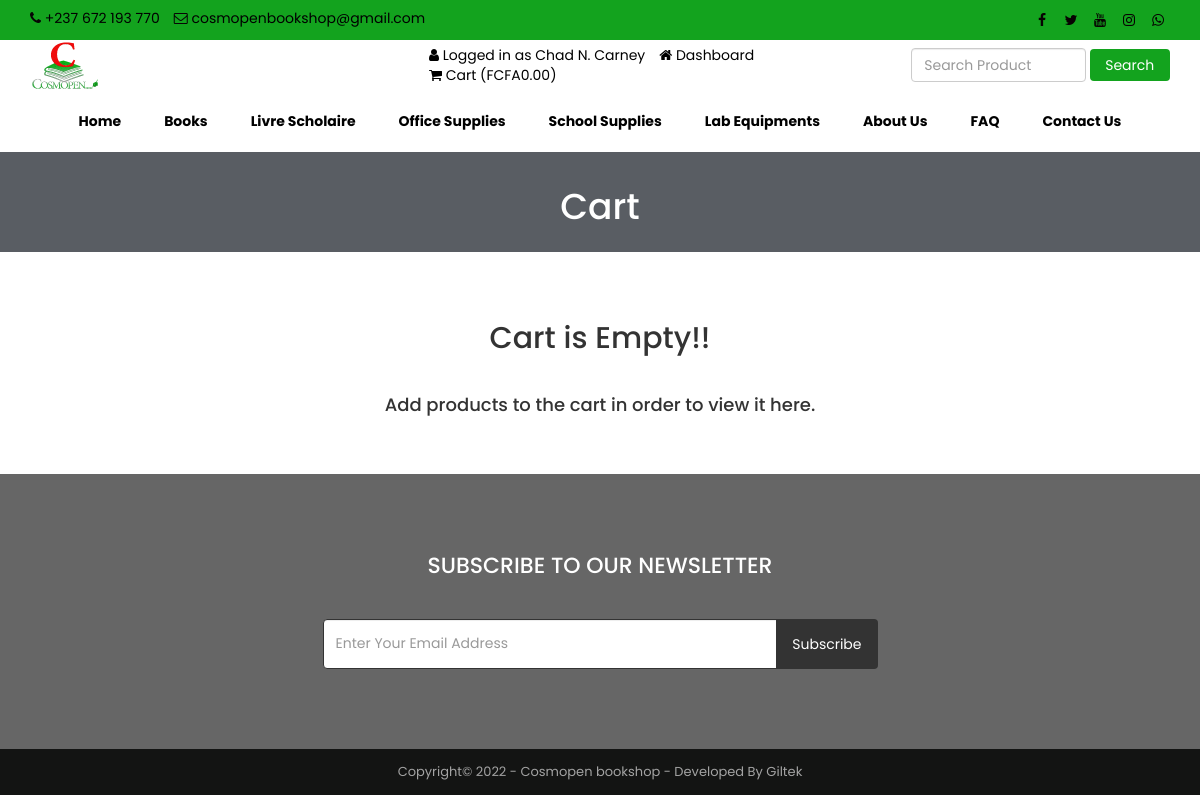
Page /cart.php (signed in) on the committed database.
### tables this page shows
CREATE TABLE `tbl_settings` (
  `id` int(11) NOT NULL,
  `logo` varchar(100) NOT NULL,
  `favicon` varchar(100) NOT NULL,
  `footer_about` text NOT NULL,
  `footer_copyright` text NOT NULL,
  `contact_address` text NOT NULL,
  `contact_email` varchar(100) NOT NULL,
  `contact_phone` varchar(100) NOT NULL,
  `contact_fax` varchar(100) NOT NULL,
  `contact_map_iframe` text NOT NULL,
  `receive_email` varchar(100) NOT NULL,
  `receive_email_subject` varchar(100) NOT NULL,
  `receive_email_thank_you_message` text NOT NULL,
  `forget_password_message` text NOT NULL,
  `total_recent_post_footer` int(10) NOT NULL,
  `total_popular_post_footer` int(10) NOT NULL,
  `total_recent_post_sidebar` int(11) NOT NULL,
  `total_popular_post_sidebar` int(11) NOT NULL,
  `total_featured_product_home` int(11) NOT NULL,
  `total_latest_product_home` int(11) NOT NULL,
  `total_popular_product_home` int(11) NOT NULL,
  `meta_title_home` text NOT NULL,
  `meta_keyword_home` text NOT NULL,
  `meta_description_home` text NOT NULL,
  `banner_login` varchar(100) NOT NULL,
  `banner_registration` varchar(100) NOT NULL,
  `banner_forget_password` varchar(100) NOT NULL,
  `banner_reset_password` varchar(100) NOT NULL,
  `banner_search` varchar(100) NOT NULL,
  `banner_cart` varchar(100) NOT NULL,
  `banner_checkout` varchar(100) NOT NULL,
  `banner_product_category` varchar(100) NOT NULL,
  `banner_blog` varchar(100) NOT NULL,
  `cta_title` varchar(100) NOT NULL,
  `cta_content` text NOT NULL,
  `cta_read_more_text` varchar(100) NOT NULL,
  `cta_read_more_url` varchar(100) NOT NULL,
  `cta_photo` varchar(100) NOT NULL,
  `featured_product_title` varchar(100) NOT NULL,
  `featured_product_subtitle` varchar(100) NOT NULL,
  `latest_product_title` varchar(100) NOT NULL,
  `latest_product_subtitle` varchar(100) NOT NULL,
  `popular_product_title` varchar(100) NOT NULL,
  `popular_product_subtitle` varchar(100) NOT NULL,
  `testimonial_title` varchar(100) NOT NULL,
  `testimonial_subtitle` varchar(100) NOT NULL,
  `testimonial_photo` varchar(100) NOT NULL,
  `blog_title` text NOT NULL,
  `blog_subtitle` varchar(100) NOT NULL,
  `newsletter_text` text NOT NULL,
  `paypal_email` varchar(100) NOT NULL,
  `stripe_public_key` varchar(100) NOT NULL,
  `stripe_secret_key` varchar(100) NOT NULL,
  `bank_detail` text NOT NULL,
  `before_head` text NOT NULL,
  `after_body` text NOT NULL,
  `before_body` text NOT NULL,
  `home_service_on_off` int(11) NOT NULL,
  `home_welcome_on_off` int(11) NOT NULL,
  `home_featured_product_on_off` int(11) NOT NULL,
  `home_latest_product_on_off` int(11) NOT NULL,
  `home_popular_product_on_off` int(11) NOT NULL,
  `home_testimonial_on_off` int(11) NOT NULL,
  `home_blog_on_off` int(11) NOT NULL,
  `newsletter_on_off` int(11) NOT NULL,
  `ads_above_welcome_on_off` int(1) NOT NULL,
  `ads_above_featured_product_on_off` int(1) NOT NULL,
  `ads_above_latest_product_on_off` int(1) NOT NULL,
  `ads_above_popular_product_on_off` int(1) NOT NULL,
  `ads_above_testimonial_on_off` int(1) NOT NULL,
  `ads_category_sidebar_on_off` int(1) NOT NULL
);

CREATE TABLE `tbl_social` (
  `social_id` int(11) NOT NULL,
  `social_name` varchar(30) NOT NULL,
  `social_url` varchar(255) NOT NULL,
  `social_icon` varchar(30) NOT NULL
);

CREATE TABLE `tbl_top_category` (
  `tcat_id` int(11) NOT NULL,
  `tcat_name` varchar(255) NOT NULL,
  `show_on_menu` int(1) NOT NULL
);

CREATE TABLE `tbl_page` (
  `id` int(11) NOT NULL,
  `about_title` varchar(255) NOT NULL,
  `about_content` text NOT NULL,
  `about_banner` varchar(255) NOT NULL,
  `about_meta_title` varchar(255) NOT NULL,
  `about_meta_keyword` text NOT NULL,
  `about_meta_description` text NOT NULL,
  `faq_title` varchar(255) NOT NULL,
  `faq_banner` varchar(255) NOT NULL,
  `faq_meta_title` varchar(255) NOT NULL,
  `faq_meta_keyword` text NOT NULL,
  `faq_meta_description` text NOT NULL,
  `blog_title` varchar(255) NOT NULL,
  `blog_banner` varchar(255) NOT NULL,
  `blog_meta_title` varchar(255) NOT NULL,
  `blog_meta_keyword` text NOT NULL,
  `blog_meta_description` text NOT NULL,
  `contact_title` varchar(255) NOT NULL,
  `contact_banner` varchar(255) NOT NULL,
  `contact_meta_title` varchar(255) NOT NULL,
  `contact_meta_keyword` text NOT NULL,
  `contact_meta_description` text NOT NULL,
  `pgallery_title` varchar(255) NOT NULL,
  `pgallery_banner` varchar(255) NOT NULL,
  `pgallery_meta_title` varchar(255) NOT NULL,
  `pgallery_meta_keyword` text NOT NULL,
  `pgallery_meta_description` text NOT NULL,
  `vgallery_title` varchar(255) NOT NULL,
  `vgallery_banner` varchar(255) NOT NULL,
  `vgallery_meta_title` varchar(255) NOT NULL,
  `vgallery_meta_keyword` text NOT NULL,
  `vgallery_meta_description` text NOT NULL
);

### cart.php (the view, shortened to what this page needs)
<?php require_once('header.php'); ?>
<?php
$statement = $pdo->prepare("SELECT * FROM tbl_settings WHERE id=1");
$statement->execute();
$result = $statement->fetchAll(PDO::FETCH_ASSOC);
foreach ($result as $row) {
    $banner_cart = $row['banner_cart'];
}
?>
<div class="page-banner" style="background-image: url(assets/uploads/<?php echo $banner_cart; ?>)">
    <div class="overlay"></div>
    <div class="page-banner-inner">
        <h1><?php echo LANG_VALUE_18; ?></h1>
    </div>
</div>
<div class="page">
	<div class="container">
		<div class="row">
			<div class="col-md-12">
                <?php if(!isset($_SESSION['cart_p_id'])): ?>
                    <?php echo '<h2 class="text-center">Cart is Empty!!</h2></br>'; ?>
                    <?php echo '<h4 class="text-center">Add products to the cart in order to view it here.</h4>'; ?>
                <?php endif; ?>
			</div>
		</div>
	</div>
</div>
<?php require_once('footer.php'); ?>

### header.php (shortened to what this page needs)
<?php
include("admin/inc/config.php");
$statement = $pdo->prepare("SELECT * FROM tbl_settings WHERE id=1");
$statement->execute();
$result = $statement->fetchAll(PDO::FETCH_ASSOC);
foreach ($result as $row)
{
	$logo = $row['logo'];
	$contact_email = $row['contact_email'];
	$contact_phone = $row['contact_phone'];
}
?>
<!DOCTYPE html>
<html lang="en">
<head>
	<link rel="stylesheet" href="assets/css/bootstrap.min.css">
	<link rel="stylesheet" href="assets/css/font-awesome.min.css">
	<link rel="stylesheet" href="assets/css/owl.carousel.min.css">
	<link rel="stylesheet" href="assets/css/owl.theme.default.min.css">
	<link rel="stylesheet" href="assets/css/jquery.bxslider.min.css">
    <link rel="stylesheet" href="assets/css/magnific-popup.css">
    <link rel="stylesheet" href="assets/css/rating.css">
	<link rel="stylesheet" href="assets/css/spacing.css">
	<link rel="stylesheet" href="assets/css/bootstrap-touch-slider.css">
	<link rel="stylesheet" href="assets/css/animate.min.css">
	<link rel="stylesheet" href="assets/css/tree-menu.css">
	<link rel="stylesheet" href="assets/css/select2.min.css">
	<link rel="stylesheet" href="assets/css/main.css">
	<link rel="stylesheet" href="assets/css/responsive.css">
	<?php
	$statement = $pdo->prepare("SELECT * FROM tbl_page WHERE id=1");
	$statement->execute();
	$result = $statement->fetchAll(PDO::FETCH_ASSOC);
		?>
</head>
<body>
<div class="top">
	<div class="container">
		<div class="row">
			<div class="col-md-6 col-sm-6 col-xs-12">
				<div class="left">
					<ul>
						<li><i class="fa fa-phone"></i> <?php echo $contact_phone; ?></li>
						<li><i class="fa fa-envelope-o"></i> <?php echo $contact_email; ?></li>
					</ul>
				</div>
			</div>
			<div class="col-md-6 col-sm-6 col-xs-12">
				<div class="right">
					<ul>
						<?php
						$statement = $pdo->prepare("SELECT * FROM tbl_social");
						$statement->execute();
						$result = $statement->fetchAll(PDO::FETCH_ASSOC);
						foreach ($result as $row) {
							?>
							<?php if($row['social_url'] != ''): ?>
							<li><a href="<?php echo $row['social_url']; ?>"><i class="<?php echo $row['social_icon']; ?>"></i></a></li>
							<?php endif; ?>
							<?php
						}
						?>
					</ul>
				</div>
			</div>
		</div>
	</div>
</div>
<div class="header">
	<div class="container">
		<div class="row inner">
			<div class="col-md-4 logo">
				<a href="index.php"><img src="assets/uploads/<?php echo $logo; ?>" alt="logo image"></a>
			</div>
			<div class="col-md-5 right">
				<ul>
					<?php
					if(isset($_SESSION['customer'])) {
						?>
						<li><i class="fa fa-user"></i> <?php echo LANG_VALUE_13; ?> <?php echo $_SESSION['customer']['cust_name']; ?></li>
						<li><a href="dashboard.php"><i class="fa fa-home"></i> <?php echo LANG_VALUE_89; ?></a></li>
						<?php
					} else {
						?>
						<li><a href="login.php"><i class="fa fa-sign-in"></i> <?php echo LANG_VALUE_9; ?></a></li>
						<li><a href="registration.php"><i class="fa fa-user-plus"></i> <?php echo LANG_VALUE_15; ?></a></li>
						<?php
					}
					?>
					<li><a href="cart.php"><i class="fa fa-shopping-cart"></i> <?php echo LANG_VALUE_18; ?> (<?php echo LANG_VALUE_1; ?><?php
					if(isset($_SESSION['cart_p_id'])) {
						$table_total_price = 0;
						$i=0;
	                    foreach($_SESSION['cart_p_qty'] as $key => $value)
	                    {
	                        $i++;
	                        $arr_cart_p_qty[$i] = $value;
	                    }                    $i=0;
	                    foreach($_SESSION['cart_p_current_price'] as $key => $value)
	                    {
	                        $i++;
	                        $arr_cart_p_current_price[$i] = $value;
	                    }
	                    for($i=1;$i<=count($arr_cart_p_qty);$i++) {
	                    	$row_total_price = $arr_cart_p_current_price[$i]*$arr_cart_p_qty[$i];
	                        $table_total_price = $table_total_price + $row_total_price;
	                    }
						echo $table_total_price;
					} else {
						echo '0.00';
					}
					?>)</a></li>
				</ul>
			</div>
			<div class="col-md-3 search-area">
				<form class="navbar-form navbar-left" role="search" action="search-result.php" method="get">
					<div class="form-group">
						<input type="text" class="form-control search-top" placeholder="<?php echo LANG_VALUE_2; ?>" name="search_text">
					</div>
					<button type="submit" class="btn btn-danger"><?php echo LANG_VALUE_3; ?></button>
				</form>
			</div>
		</div>
	</div>
</div>
<div class="nav">
	<div class="container">
		<div class="row">
			<div class="col-md-12 pl_0 pr_0 bg-light text-dark text-center">
				<div class="menu-container " >
					<div class="menu">
						<ul class="menu-1">
							<li><a href="index.php">Home</a></li>
							<?php
							$statement = $pdo->prepare("SELECT * FROM tbl_top_category WHERE show_on_menu=1");
							$statement->execute();
							$result = $statement->fetchAll(PDO::FETCH_ASSOC);
							foreach ($result as $row) {
								?>
								<li><a href="product-category.php?id=<?php echo $row['tcat_id']; ?>&type=top-category"><?php echo $row['tcat_name']; ?></a>
								</li>
								<?php
							}
							?>
							<?php
							$statement = $pdo->prepare("SELECT * FROM tbl_page WHERE id=1");
							$statement->execute();
							$result = $statement->fetchAll(PDO::FETCH_ASSOC);
							foreach ($result as $row) {
								$about_title = $row['about_title'];
								$faq_title = $row['faq_title'];
								$contact_title = $row['contact_title'];
							}
							?>
							<li><a href="about.php"><?php echo $about_title; ?></a></li>
							<li><a href="faq.php"><?php echo $faq_title; ?></a></li>
							<li><a href="contact.php"><?php echo $contact_title; ?></a></li>
						</ul>
					</div>
				</div>
			</div>
		</div>
	</div>
</div>

### footer.php (shortened to what this page needs)
<?php
$statement = $pdo->prepare("SELECT * FROM tbl_settings WHERE id=1");
$statement->execute();
$result = $statement->fetchAll(PDO::FETCH_ASSOC);
foreach ($result as $row)
{
	$footer_copyright = $row['footer_copyright'];
    $newsletter_on_off = $row['newsletter_on_off'];
}
?>
<?php if($newsletter_on_off == 1): ?>
<section class="home-newsletter">
	<div class="container">
		<div class="row">
			<div class="col-md-6 col-md-offset-3">
				<div class="single">
				<form action="" method="post">
					<h2><?php echo LANG_VALUE_93; ?></h2>
					<div class="input-group">
			        	<input type="email" class="form-control" placeholder="<?php echo LANG_VALUE_95; ?>" name="email_subscribe">
			         	<span class="input-group-btn"><br />
			         	<button class="btn btn-theme" type="submit" name="form_subscribe"><?php echo LANG_VALUE_92; ?></button>
			         	</span>
			        </div>
				</div>
			</div>
		</div>
	</div>
</section>
<?php endif; ?>
<div class="footer-bottom">
	<div class="container">
		<div class="row">
			<div class="col-md-12 copyright">
				<?php echo $footer_copyright; ?>
			</div>
		</div>
	</div>
</div>
</body>
</html>

### rows in the picture
tbl_settings: contact_phone "+237 672 193 770", contact_email "cosmopenbookshop@gmail.com", logo (picture), footer_copyright "Copyright© 2022 - Cosmopen bookshop - Developed By Giltek"
tbl_top_category: tcat_name "Books"
tbl_top_category: tcat_name "Livre Scholaire"
tbl_top_category: tcat_name "Office Supplies"
tbl_top_category: tcat_name "School Supplies"
tbl_top_category: tcat_name "Lab Equipments"
tbl_page: about_title "About Us", faq_title "FAQ", contact_title "Contact Us"

### other values in the picture
LANG_VALUE_13 "Logged in as"
$_SESSION['customer']['cust_name'] "Chad N. Carney"
LANG_VALUE_89 "Dashboard"
LANG_VALUE_18 "Cart"
LANG_VALUE_1 "FCFA"
LANG_VALUE_3 "Search"
LANG_VALUE_93 "SUBSCRIBE TO OUR NEWSLETTER"
LANG_VALUE_92 "Subscribe"
